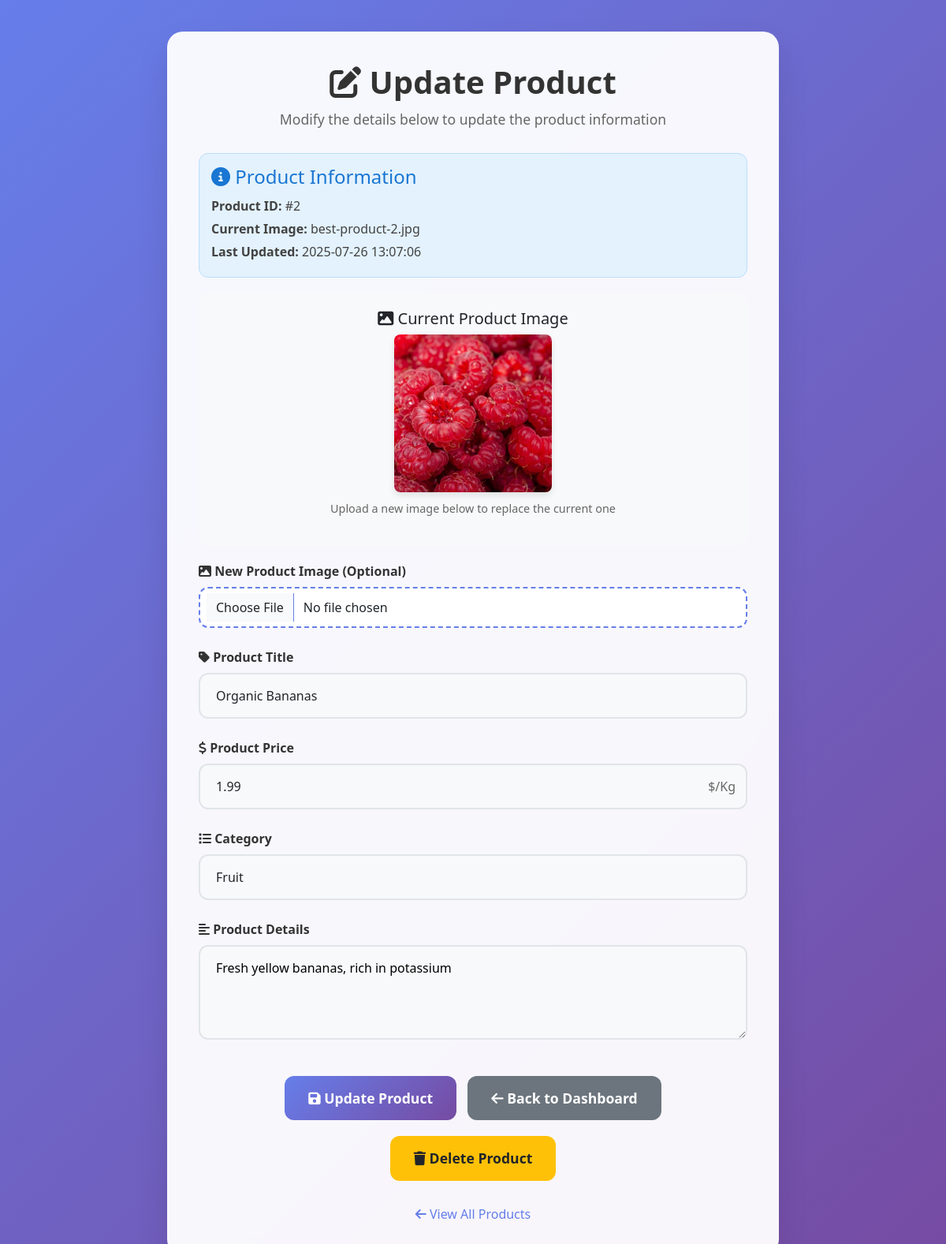
Screenshot of /admin/Admin/update_Product.php?id=2 (signed in) with the database file from the repository.
### tables this page shows
CREATE TABLE IF NOT EXISTS `products` (
  `id` int(11) NOT NULL AUTO_INCREMENT,
  `tittle` varchar(255) NOT NULL,
  `details` text,
  `price` decimal(10,2) NOT NULL,
  `category` varchar(100) NOT NULL,
  `image` varchar(255) NOT NULL,
  `created_at` timestamp DEFAULT CURRENT_TIMESTAMP,
  PRIMARY KEY (`id`)
);

### public/admin/Admin/update_Product.php (the view, shortened to what this page needs)
<?php
$ids = $_GET['id'] ?? '';
$select = "SELECT * FROM products WHERE id = '$ids'";
$query = mysqli_query($conn, $select);
$result = mysqli_fetch_assoc($query);
?>
<!DOCTYPE html>
<html lang="en">
<head>
    <link rel="stylesheet" href="../../assets/Laibraries/css/bootstrap.min.css">
    <link rel="stylesheet" href="https://cdnjs.cloudflare.com/ajax/libs/font-awesome/6.7.2/css/all.min.css">
</head>
<body>
    <div class="container">
        <div class="form-container">
            <div class="form-header">
                <h1><i class="fa-solid fa-edit"></i> Update Product</h1>
                <p>Modify the details below to update the product information</p>
            </div>
            <div class="product-info">
                <h4><i class="fa-solid fa-info-circle"></i> Product Information</h4>
                <p><strong>Product ID:</strong> #<?php echo $result['id']; ?></p>
                <p><strong>Current Image:</strong> <?php echo $result['image']; ?></p>
                <p><strong>Last Updated:</strong> <?php echo $result['created_at']; ?></p>
            </div>
            <form action="" method="post" enctype="multipart/form-data" id="updateProductForm">
                <div class="current-image">
                    <h5><i class="fa-solid fa-image"></i> Current Product Image</h5>
                    <img src="../../assets/Product_Images/<?php echo $result['image']; ?>" alt="Current Product Image">
                    <p>Upload a new image below to replace the current one</p>
                </div>
                <div class="form-group">
                    <label for="file" class="form-label">
                        <i class="fa-solid fa-image"></i> New Product Image (Optional)
                    </label>
                    <input type="file" id="file" name="file" class="form-control file-input" accept="image/*">
                </div>
                <div class="form-group">
                    <label for="tittle" class="form-label">
                        <i class="fa-solid fa-tag"></i> Product Title
                    </label>
                    <input type="text" id="tittle" name="tittle" class="form-control"
                           placeholder="Enter product title" required
                           value="<?php echo htmlspecialchars($result['tittle']); ?>">
                    </div>
                <div class="form-group">
                    <label for="price" class="form-label">
                        <i class="fa-solid fa-dollar-sign"></i> Product Price
                    </label>
                    <div class="price-input">
                        <input type="number" id="price" name="price" class="form-control"
                               placeholder="0.00" step="0.01" min="0" required
                               value="<?php echo htmlspecialchars($result['price']); ?>">
                    </div>
                    </div>
                <div class="form-group">
                    <label for="category" class="form-label">
                        <i class="fa-solid fa-list"></i> Category
                    </label>
                    <select id="category" name="category" class="form-select" required>
                        <option value="Fruit" <?php echo ($result['category'] == 'Fruit') ? 'selected' : ''; ?>>Fruit</option>
                        </select>
                    </div>
                <div class="form-group">
                    <label for="detail" class="form-label">
                        <i class="fa-solid fa-align-left"></i> Product Details
                    </label>
                    <textarea id="detail" name="detail" class="form-textarea"
                              placeholder="Enter product description..." required><?php echo htmlspecialchars($result['details']); ?></textarea>
                    </div>
                <div class="form-actions">
                    <button type="submit" name="submit" class="btn btn-primary" id="submitBtn">
                        <i class="fa-solid fa-save"></i> Update Product
                    </button>
                    <a href="./dashboad.php" class="btn btn-secondary">
                        <i class="fa-solid fa-arrow-left"></i> Back to Dashboard
                    </a>
                    <a href="./delete_Product.php?id=<?php echo $result['id']; ?>" class="btn btn-warning"
                       onclick="return confirm('Are you sure you want to delete this product?')">
                        <i class="fa-solid fa-trash"></i> Delete Product
                    </a>
                    </div>
                </form>
            <div class="text-center">
                <a href="./dashboad.php" class="back-link">
                    <i class="fa-solid fa-arrow-left"></i> View All Products
                </a>
            </div>
        </div>
    </div>
</body>
</html>

### public/admin/Admin/update_Product.php (style rules this page uses)
* { margin: 0; padding: 0; box-sizing: border-box; }
body { font-family: 'Segoe UI', Tahoma, Geneva, Verdana, sans-serif; background: linear-gradient(135deg, #667eea 0%, #764ba2 100%); min-height: 100vh; padding: 20px 0; }
.container { max-width: 800px; margin: 0 auto; }
.form-container { background: rgba(255, 255, 255, 0.95); backdrop-filter: blur(10px); border-radius: 20px; box-shadow: 0 20px 40px rgba(0, 0, 0, 0.1); padding: 40px; margin-top: 20px; }
.form-header { text-align: center; margin-bottom: 30px; }
.form-header h1 { color: #333; font-size: 2.5rem; font-weight: 700; margin-bottom: 10px; }
.form-header p { color: #666; font-size: 1.1rem; }
.current-image { text-align: center; margin-bottom: 20px; padding: 20px; background: #f8f9fa; border-radius: 12px; }
.current-image img { max-width: 200px; max-height: 200px; border-radius: 8px; box-shadow: 0 4px 8px rgba(0, 0, 0, 0.1); }
.current-image p { margin-top: 10px; color: #666; font-size: 0.9rem; }
.form-group { margin-bottom: 25px; }
.form-label { display: block; margin-bottom: 8px; color: #333; font-weight: 600; font-size: 1rem; }
.form-control { width: 100%; padding: 15px 20px; border: 2px solid #e1e5e9; border-radius: 12px; font-size: 1rem; transition: all 0.3s ease; background: #f8f9fa; }
.form-control.file-input { padding: 12px 20px; background: #fff; border: 2px dashed #667eea; cursor: pointer; }
.form-select { width: 100%; padding: 15px 20px; border: 2px solid #e1e5e9; border-radius: 12px; font-size: 1rem; background: #f8f9fa; cursor: pointer; transition: all 0.3s ease; }
.form-textarea { width: 100%; padding: 15px 20px; border: 2px solid #e1e5e9; border-radius: 12px; font-size: 1rem; font-family: inherit; resize: vertical; min-height: 120px; transition: all 0.3s ease; background: #f8f9fa; }
.btn { display: inline-block; padding: 15px 30px; border: none; border-radius: 12px; font-size: 1.1rem; font-weight: 600; text-decoration: none; text-align: center; cursor: pointer; transition: all 0.3s ease; margin: 10px 5px; }
.btn-primary { background: linear-gradient(135deg, #667eea 0%, #764ba2 100%); color: white; }
.btn-secondary { background: #6c757d; color: white; }
.btn-warning { background: #ffc107; color: #212529; }
.form-actions { text-align: center; margin-top: 30px; }
.back-link { display: inline-block; margin-top: 20px; color: #667eea; text-decoration: none; font-weight: 500; transition: color 0.3s ease; }
.price-input { position: relative; }
.price-input::after { content: "$/Kg"; position: absolute; right: 15px; top: 50%; transform: translateY(-50%); color: #666; font-weight: 500; }
.price-input input { padding-right: 60px; }
.product-info { background: #e3f2fd; border: 1px solid #bbdefb; border-radius: 12px; padding: 15px; margin-bottom: 20px; }
.product-info h4 { color: #1976d2; margin-bottom: 10px; }
.product-info p { color: #424242; margin: 5px 0; }

### rows the page displays
products: id "2", image "best-product-2.jpg", created_at "2025-07-26 13:07:06", image (picture), tittle "Organic Bananas", price "1.99", category "Fruit", detail "Fresh yellow bananas, rich in potassium"
